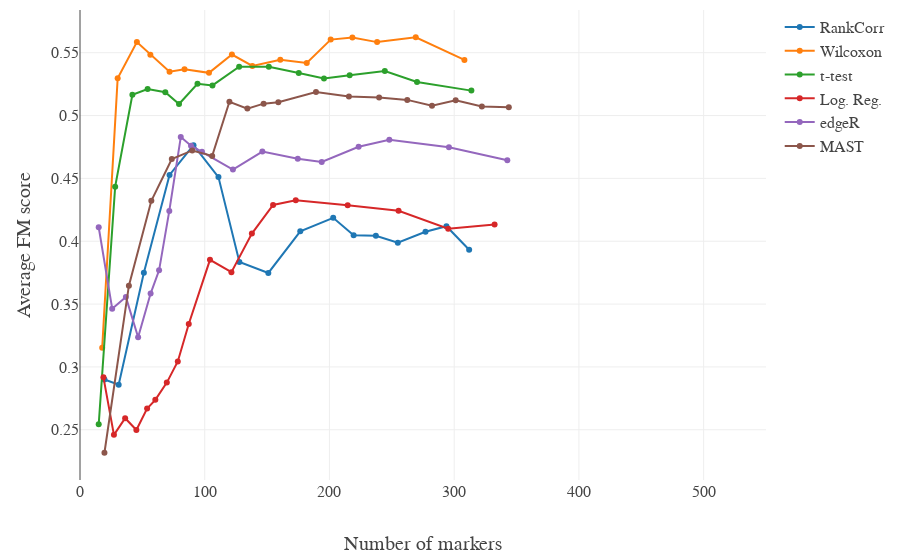

Here is the notebook cell this chart was saved with:
### Code cell
scores = ['ari', 'ami', 'fm']
score = scores[0]
score = 'fms'
#score = 'dung'

if score is 'ari':
    traces = zhengARI
elif score is 'ami':
    traces = zhengAMI
elif score is 'fms':
    traces = zhengFMS
else:
    print("Warning: Invalid score selected.  Printing all scores.")
    traces = zhengFMS + zhengARI  + zhengAMI

iplot({'data': traces, 'layout': layout})

### Figure 1 — Plotly figure (JSON) as saved in the notebook; plotly's stock layout.template omitted (floating-point values rounded to 4 significant figures)
{"data": [{"mode": "lines+markers", "name": "RankCorr", "type": "scatter", "uid": "4f2f30dd-0f83-4d28-9270-a43dd9936e77", "x": [19.6, 31, 51.2, 71.8, 91, 111, 127.8, 151, 176.6, 203, 219.4, 237.2, 254.8, 277, 293.8, 312], "y": [0.2899, 0.2858, 0.375, 0.4527, 0.4764, 0.451, 0.3834, 0.3748, 0.4079, 0.4186, 0.4048, 0.4044, 0.3989, 0.4076, 0.4119, 0.3933]}, {"mode": "lines+markers", "name": "Wilcoxon", "type": "scatter", "uid": "8ade2165-4e84-464f-94bf-78fb89fa0ad6", "x": [17.8, 30.2, 45.6, 56.4, 71.8, 83.8, 103.4, 121.8, 138.2, 160.6, 181.8, 201, 218.4, 238.2, 269.2, 308.2], "y": [0.3153, 0.5296, 0.5585, 0.5484, 0.5349, 0.5368, 0.534, 0.5485, 0.5394, 0.5444, 0.5418, 0.5604, 0.562, 0.5584, 0.5623, 0.5442]}, {"mode": "lines+markers", "name": "t-test", "type": "scatter", "uid": "cc09e078-76c1-42c2-9a4a-6f6c7f55f336", "x": [15, 28.2, 42, 54.2, 68.4, 79.4, 94.2, 106.2, 127.6, 151.4, 175.4, 195.6, 216.2, 244.4, 270.2, 313.8], "y": [0.2543, 0.4434, 0.5165, 0.5211, 0.5185, 0.5091, 0.5252, 0.5239, 0.5388, 0.5389, 0.5338, 0.5294, 0.5321, 0.5355, 0.5267, 0.5198]}, {"mode": "lines+markers", "name": "Log. Reg.", "type": "scatter", "uid": "ee012eea-c771-4dc1-9971-d25c70b48d50", "x": [18.8, 27.2, 36.2, 45.2, 53.8, 60.4, 69.6, 78.4, 87.2, 104.2, 121.4, 137.8, 154.8, 173, 214.6, 255.4, 295.2, 332.4], "y": [0.2917, 0.246, 0.2592, 0.2498, 0.2669, 0.2738, 0.2875, 0.3044, 0.3342, 0.3852, 0.3754, 0.4061, 0.4288, 0.4325, 0.4287, 0.4243, 0.41, 0.4134]}, {"mode": "lines+markers", "name": "edgeR", "type": "scatter", "uid": "b5badc80-ae75-40a2-aae2-c2bccc7d7a56", "x": [15, 25.8, 36.8, 46.6, 56.6, 63.4, 71.6, 80.8, 89, 97.8, 122.6, 146.2, 174.6, 193.8, 223.4, 248, 295.8, 342.6], "y": [0.4111, 0.3463, 0.3556, 0.3236, 0.3583, 0.3768, 0.4241, 0.4829, 0.476, 0.4711, 0.457, 0.4713, 0.4656, 0.4631, 0.4752, 0.4808, 0.4747, 0.4645]}, {"mode": "lines+markers", "name": "MAST", "type": "scatter", "uid": "e06dabc9-329d-4043-8021-681d0d5c377b", "x": [19.6, 39.2, 57.2, 73.6, 90, 106, 119.8, 134.2, 147.2, 159, 189.2, 215.6, 239.8, 262.4, 282.2, 301.2, 322.2, 343.8], "y": [0.2317, 0.3646, 0.4321, 0.4654, 0.4722, 0.4679, 0.511, 0.5055, 0.5094, 0.5106, 0.5186, 0.5152, 0.5143, 0.5124, 0.5078, 0.5121, 0.5072, 0.5065]}], "layout": {"font": {"family": "CMU Serif"}, "legend": {"font": {"size": 16}}, "margin": {"t": 10}, "xaxis": {"range": [0, 550], "tickfont": {"size": 16}, "title": {"font": {"size": 20}, "text": "Number of markers"}}, "yaxis": {"tickfont": {"size": 16}, "title": {"font": {"size": 20}, "text": "Average FM score"}}}}
